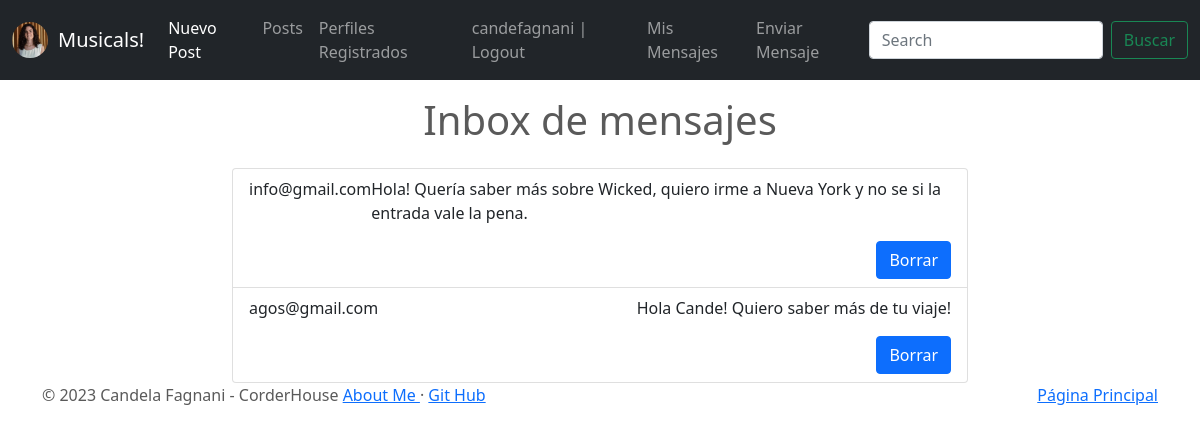
The page /mensaje/list (signed in) on the database its author committed.
### Musicales/models.py (models this page shows, shortened)
class Profile(models.Model):
    user = models.OneToOneField(to = User, on_delete = models.CASCADE, related_name = "profile")
    instagram = models.CharField(max_length = 100)
    email = models.EmailField()
    imagen = models.ImageField(default = 'default.png', upload_to = 'profiles')

class Mensaje(models.Model):
    mensaje = models.TextField(max_length = 1000)
    email = models.EmailField()
    destinatario = models.ForeignKey(to = User, on_delete = models.CASCADE, related_name = "destinatario")

### Musicales/views.py (the view)
# urls.py: path('mensaje/list', MensajeList.as_view(), name="mensaje-list"),
class  MensajeList(LoginRequiredMixin, ListView):
    model = Mensaje
    context_object_name = "mensajes"
    def get_queryset(self):
        return Mensaje.objects.filter(destinatario=self.request.user.id).all()

### Musicales/templates/Musicales/mensaje_list.html (shortened to what this page needs)
{% extends "Musicales/base.html" %}
{% block main %}
    <div class="container mt-5">
        <div class="row justify-content-center">
            <div class="col-md-8">
                <h1 class="text-center mb-4">Inbox de mensajes</h1>
                <ul class="list-group">
                    {% if  not mensajes %}
                    <li class="list-group-item">
                        <div class="d-flex justify-content-between">
                            <p>No hay mensajes</p>
                    {% else %}
                        {% for mensaje in mensajes%}
                            <li class="list-group-item">
                                <div class="d-flex justify-content-between">
                                    <p>{{mensaje.email}}</p>
                                    <br>
                                    <p>{{mensaje.mensaje}}</p>
                                </div>
                                <div class="d-flex justify-content-end">
                                    {% if user.is_authenticated and mensaje.destinatario == user %}
                                        <a href="{% url 'mensaje-delete' mensaje.id %}" class="btn btn-primary mr-2"> Borrar</a>
                                </div>
                            </li>
                        {% endif %}
                        {% endfor %}
                        {%  endif %}
                </ul>
            </div>
        </div>
    </div>
{% endblock %}

### Musicales/templates/Musicales/base.html (shortened to what this page needs)
<!DOCTYPE html>
<html lang= "es" >
<head>
    {% load static %}
<link href="{% static 'Musicales/css/bootstrap.min.css' %}" rel="stylesheet">
    <link href="{% static 'Musicales/css/carousel.css' %}" rel="stylesheet">
</head>
  <body>
    <header>
      <nav class="navbar navbar-expand-md navbar-dark fixed-top bg-dark">
        <div class="container-fluid">
          {% if user.is_authenticated %}
            <a href="{% url 'profile-update' user.profile.id %}">
            <img src="{{user.profile.imagen.url}}" height="100%" width="36px" style="border-radius: 50%; margin-right:10px">
            </a>
          {% endif %}
          <a class="navbar-brand" href="{% url 'index' %}"> Musicals! </a>
          <div class="collapse navbar-collapse" id="navbarCollapse">
            <ul class="navbar-nav me-auto mb-2 mb-md-0">
              <li class="nav-item">
                <a class="nav-link active" aria-current="page" href="{% url 'post-create' %}">Nuevo Post</a>
              </li>
              <li class="nav-item">
                <a class="nav-link" href="{% url 'post-list' %}">Posts</a>
              </li>
              <li class="nav-item">
                <a class="nav-link" href="{% url 'profile-list' %}"> Perfiles Registrados </a>
              </li>
              {% if user.is_authenticated %}
                <li class="nav-item">
                  <a class="nav-link" href="{% url 'logout' %}"> {{user.username}} | Logout</a>
                </li>
                <li class="nav-item">
                  <a class="nav-link" href="{% url 'mensaje-list' %}"> Mis Mensajes</a>
                </li>
              {% endif %}
              <li class="nav-item">
                <a class="nav-link" href="{% url 'mensaje-create' %}">Enviar Mensaje</a>
              </li>
            </ul>
            <form class="d-flex">
              <input class="form-control me-2" type="search" placeholder="Search" aria-label="Search">
              <button class="btn btn-outline-success" type="submit"> Buscar </button>
            </form>
          </div>
        </div>
      </nav>
    </header>
    {% block main %}
    {% endblock %}
  <footer class="container">
    <p class="float-end"><a href="{% url 'index' %}"> Página Principal </a></p>
    <p>© 2023 Candela Fagnani - CorderHouse <a href="{% url 'about' %}"> About Me </a> · <a href="https://github.com/candefagnani"> Git Hub </a></p>
  </footer>
  </body>
</html>

### Musicales/static/Musicales/css/carousel.css (style rules this page uses)
body { padding-top: 3rem; padding-bottom: 3rem; color: #5a5a5a; }

### rows shown on the page
Mensaje: email "info@gmail.com", mensaje "Hola! Quería saber más sobre Wicked, quiero irme a Nueva York y no se si la entrada vale la pena.", shows "Borrar"
Mensaje: email "agos@gmail.com", mensaje "Hola Cande! Quiero saber más de tu viaje!", shows "Borrar"

### other values the page prints
{{ user.username }} "candefagnani"
